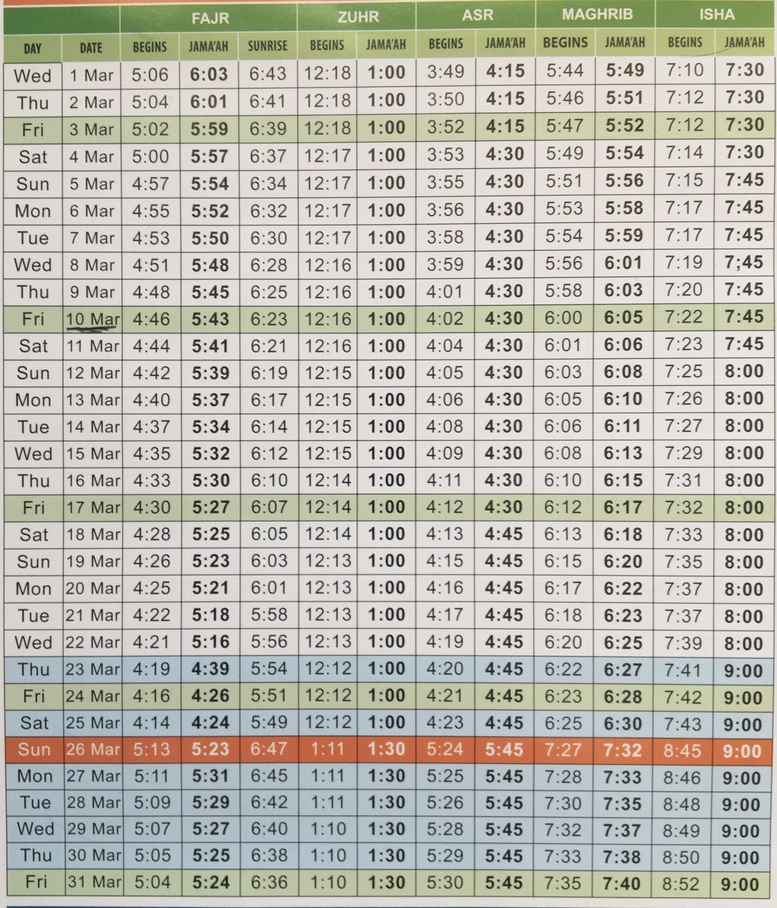
#> input picture timetable_scanner/Redcoat-Mar-23.jpg, 777 x 908 px, shrunk from 2872 x 3359 before the run
$ python method_5.py
#> lines starting #> are read from the running program, lines starting #| are printed output that depends on the picture; after the words box and inside, x2 and y2 are one past the last pixel; in counts of white or black regions, pixels touching at a corner belong together
### timetable_scanner/util.py
import cv2
from PIL import Image, ImageOps
import numpy as np
# [6 lines left out: function openAndReturnImageArray, not called in this run]

def showImgInWindow(pil_img, filename):
    # Convert to numpy array
    # im_arr = np.asarray(pil_img)
    # Display image using OpenCV
    cv2.imshow(filename, pil_img)
    # Closing image
    # cv2.waitKey(0)  # Wait for a key press before checking for user input
    # cv2.destroyAllWindows()  # Close the OpenCV window
    # NEED TO ADD this so it waits for a sec!! and finsihes up closing
    # https://stackoverflow.com/questions/22274789/cv2-imshow-function-is-opening-a-window-that-always-says-not-responding-pyth
    cv2.waitKey(1)

def showImgAndReturnIfMeetsCriteria(pil_img, filename):
    while True:
        cv2.imshow(filename, pil_img)
        print("Does img meet criteria? Press q to quit, r to redo, Enter to move on")
        # Wait for a key press
        key = cv2.waitKey(0)
        # Close the OpenCV window - after input
        if key == 13:  # Enter key
            return True
        elif key == ord('q'):  # 'q' key
            cv2.destroyAllWindows()
            exit()  # Stop the process
        elif key == ord('r'):  # 'r' key
            cv2.destroyAllWindows()
            # Add a small delay to allow the window to close properly
            cv2.waitKey(1)
            return False


def returnGrayscaleImg(img):
    return cv2.cvtColor(img, cv2.COLOR_BGR2GRAY)

# [53 lines left out: functions checkIfUserInputIsANumber, getThresholdFromUserInput, getSkewAngle, rotateImage, not called in this run]

# Deskew image
def deskew(cvImage):
    angle = getSkewAngle(cvImage)
    return rotateImage(cvImage, -1.0 * angle)

### timetable_scanner/method_5.py
# This one will try to draw the horizontal and vertical table lines
# Then use those to identify blocks!

# ISSUE WIth this is if the border lines are too thin and can't be picked up on!!!
import cv2
from PIL import Image, ImageOps
import pytesseract
import numpy as np
from util import showImgInWindow, returnGrayscaleImg, showImgAndReturnIfMeetsCriteria, getThresholdFromUserInput

# Step 1 : First read in file and make grayscale, also grab img shape, copy and store a base_img for later, show img
# img_path = "IMG_4350.JPG"
img_path = "Redcoat-Mar-23.jpg"

im = Image.open(img_path)
#> im is the input picture: PIL image 777x908 RGB; mean R, G, B 188, 186.5, 176.7
im = ImageOps.exif_transpose(im)

# SO can pass display image
im = np.asarray(im)
base_image = im.copy()
im_h, im_w, im_d = im.shape

# showImgInWindow(im, "pre-processed PIL img")
gray_img = returnGrayscaleImg(im)
showImgInWindow(gray_img, "greyscaled Image")

# Step 2: Binarise img - pick a threshold such that table lines can be seen!


ret, thresh_value = cv2.threshold(gray_img, 180, 255, cv2.THRESH_BINARY_INV)
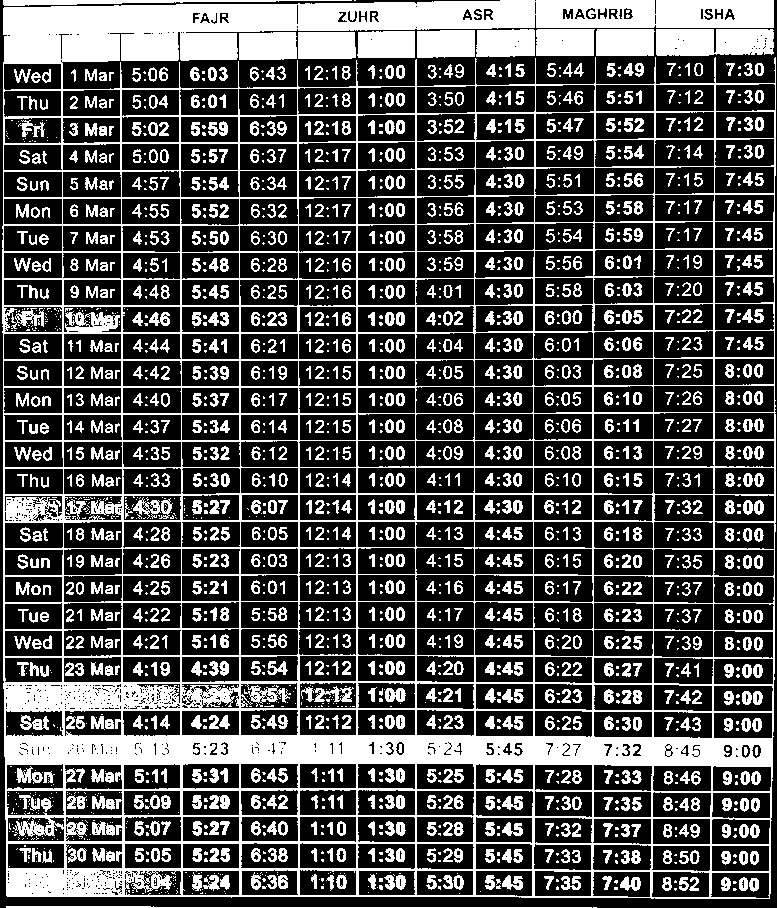
#> thresh_value: shape (908, 777); 31.7% white; 2259 white regions (1073 under 20 px), largest, box (x1, y1, x2, y2) and area: (2, 0, 776, 899) 119114, (656, 29, 774, 56) 3003, (596, 29, 655, 56) 1564
imgMeetsCriteria = showImgInWindow(thresh_value, "Binary Img")


# Step 3: Extract all vertical lines by eroding anything apart from vertical lines


horizontal_kernel = cv2.getStructuringElement(cv2.MORPH_RECT, (np.array(im).shape[1] // 150, 1))
eroded_image = cv2.erode(thresh_value, horizontal_kernel, iterations=1)
#> eroded_image: shape (908, 777); 17.1% white; 2705 white regions (2606 under 20 px), largest, box (x1, y1, x2, y2) and area: (5, 0, 772, 64) 23186, (6, 735, 771, 767) 18632, (5, 681, 772, 713) 5934
showImgInWindow(eroded_image, "Horizontally eroded img")

thick_horizontal_kernal = horizontal_kernel = cv2.getStructuringElement(cv2.MORPH_RECT, (1,10))
horizontal_lines = cv2.dilate(eroded_image, thick_horizontal_kernal, iterations=1)
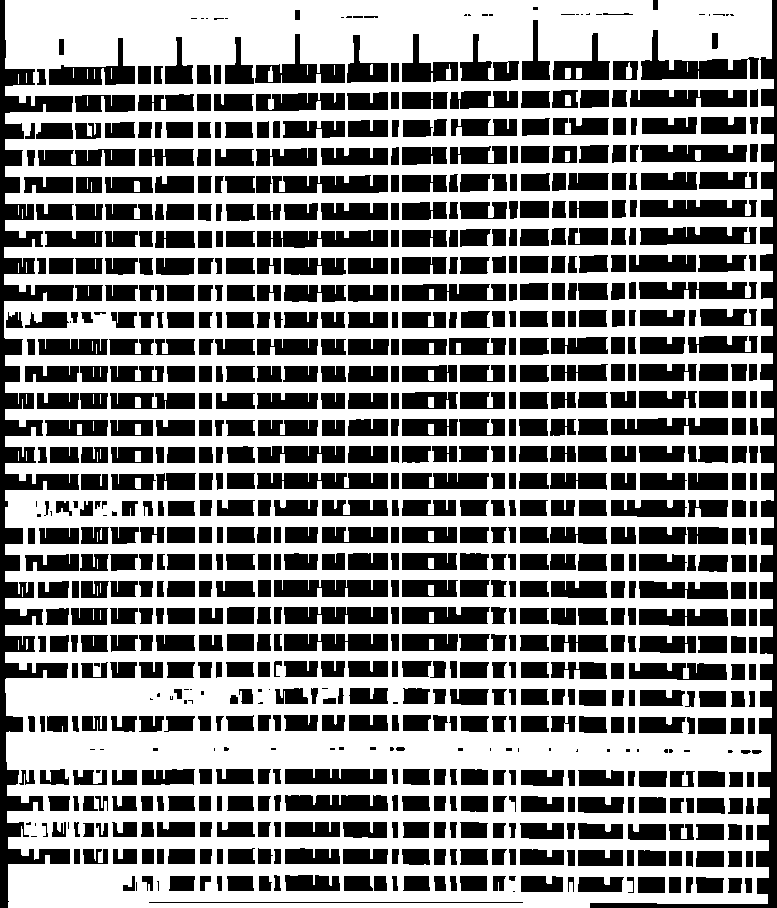
#> horizontal_lines: shape (908, 777); 55.6% white; 808 black regions (71 under 20 px), largest, box (x1, y1, x2, y2) and area: (0, 0, 79, 908) 16998, (590, 0, 777, 908) 11208, (641, 30, 759, 80) 2235
showImgInWindow(horizontal_lines, "Horizontal lines after dilation")

vertical_kernel = cv2.getStructuringElement(cv2.MORPH_RECT, (2, im_w//150))
eroded_image = cv2.erode(thresh_value, vertical_kernel, iterations=1)
#> eroded_image: shape (908, 777); 11% white; 2162 white regions (1975 under 20 px), largest, box (x1, y1, x2, y2) and area: (4, 83, 773, 897) 22884, (4, 6, 297, 62) 12375, (299, 0, 535, 29) 4836
showImgInWindow(eroded_image, "Vertically eroded img")

thick_vertical_kernal = horizontal_kernel = cv2.getStructuringElement(cv2.MORPH_RECT, (10,1))
vertical_lines = cv2.dilate(eroded_image, thick_vertical_kernal, iterations=1)
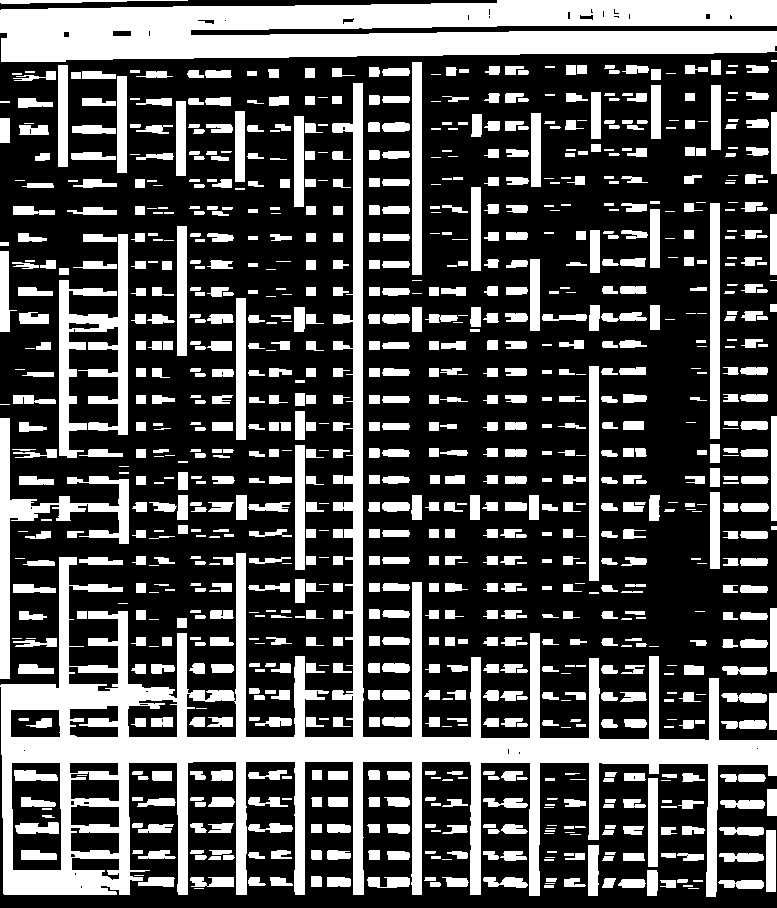
#> vertical_lines: shape (908, 777); 32.4% white; 981 white regions (114 under 20 px), largest, box (x1, y1, x2, y2) and area: (0, 83, 777, 897) 65301, (0, 0, 777, 62) 37676, (59, 234, 128, 458) 6003
showImgInWindow(vertical_lines, "Vertical lines after dilation")


# Combining
kernel = cv2.getStructuringElement(cv2.MORPH_RECT, (2, 2))
vertical_horizontal_lines = cv2.addWeighted(vertical_lines, 0.5, horizontal_lines, 0.5, 0.0)
vertical_horizontal_lines = cv2.erode(~vertical_horizontal_lines, kernel, iterations=3)


thresh, vertical_horizontal_lines = cv2.threshold(vertical_horizontal_lines,150,255, cv2.THRESH_BINARY | cv2.THRESH_OTSU)
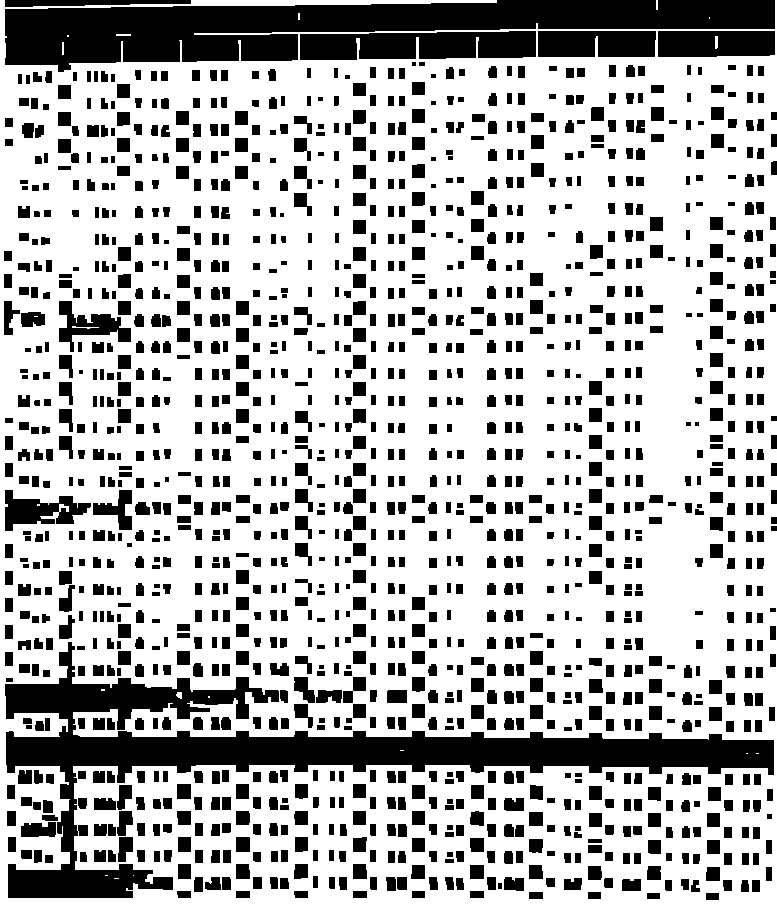
#> vertical_horizontal_lines: shape (908, 777); 71.3% white; 1437 black regions (4 under 20 px), largest, box (x1, y1, x2, y2) and area: (5, 642, 774, 898) 36881, (5, 0, 775, 72) 29283, (300, 31, 536, 60) 5976
#> thresh = 0

# b_image = cv2.bitwise_not(cv2.bitwise_xor(im,thresh))
# showImgInWindow(b_image, "b_image")


showImgInWindow(~vertical_horizontal_lines, "combo")

# [4 lines of commented-out code are left out]

canny = cv2.Canny(vertical_horizontal_lines, 10, 255)
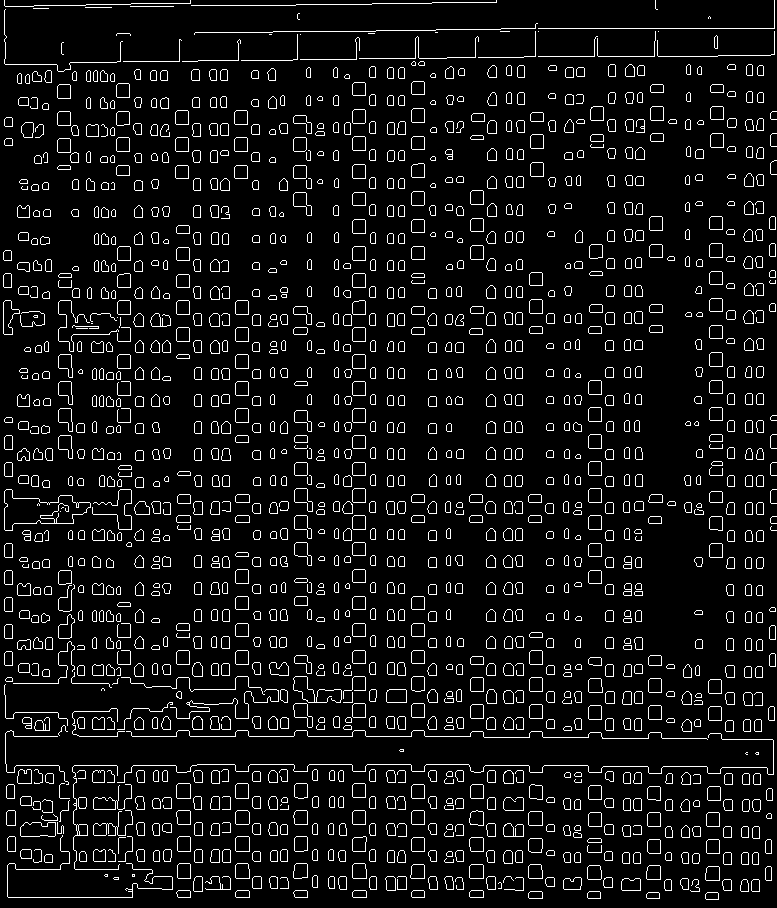
#> canny: shape (908, 777); 7.4% white in thin lines or dots
cv2.imshow('Canny Edges', canny)

# Draw contours
contours, hierarchy = cv2.findContours(vertical_horizontal_lines, cv2.RETR_EXTERNAL, cv2.CHAIN_APPROX_SIMPLE)
#> contours = 7 contours, 6 with area under 20; largest, box (x1, y1, x2, y2) and area: (0, 0, 777, 908) 672144
cordinates = []
for cnt in contours:
    x, y, w, h = cv2.boundingRect(cnt)
    # bounding the images
    if True or w > im_w * 0.7:
        cv2.rectangle(im, (x, y), (x + w, y + h), (0, 0, 255), 3)
        # Only append the ones we want/drew boxes around!!!
        cordinates.append((x, y, w, h))
#> this loop made 7 passes
#> (cnt, x, y, w, h) on passes 1 to 6: ([[62, 42], [62, 54], [63, 54], [63, 42]], 62, 42, 2, 13), ([[67, 35], [67, 36], [68, 36], [68, 35]], 67, 35, 2, 2), ([[116, 34], [116, 35], [130, 35], [130, 34]], 116, 34, 15, 2), ([[709, 17], [709, 18]], 709, 17, 1, 2), ([[298, 13], [298, 19], [299, 19], [299, 13]], 298, 13, 2, 7), ([[656, 0], [656, 9], [657, 9], [657, 0]], 656, 0, 2, 10)
#> after the loop, cordinates = [(62, 42, 2, 13), (67, 35, 2, 2), (116, 34, 15, 2), (709, 17, 1, 2), (298, 13, 2, 7), (656, 0, 2, 10), (0, 0, 777, 908)]
        # cordinates.insert(0, (x, y, w, h))


showImgAndReturnIfMeetsCriteria(im, "Final image with contour")
#> (key q is pressed here)
#> (the program exits here)

$ run again, with timetable_scanner/IMG_4350.JPG copied over timetable_scanner/Redcoat-Mar-23.jpg
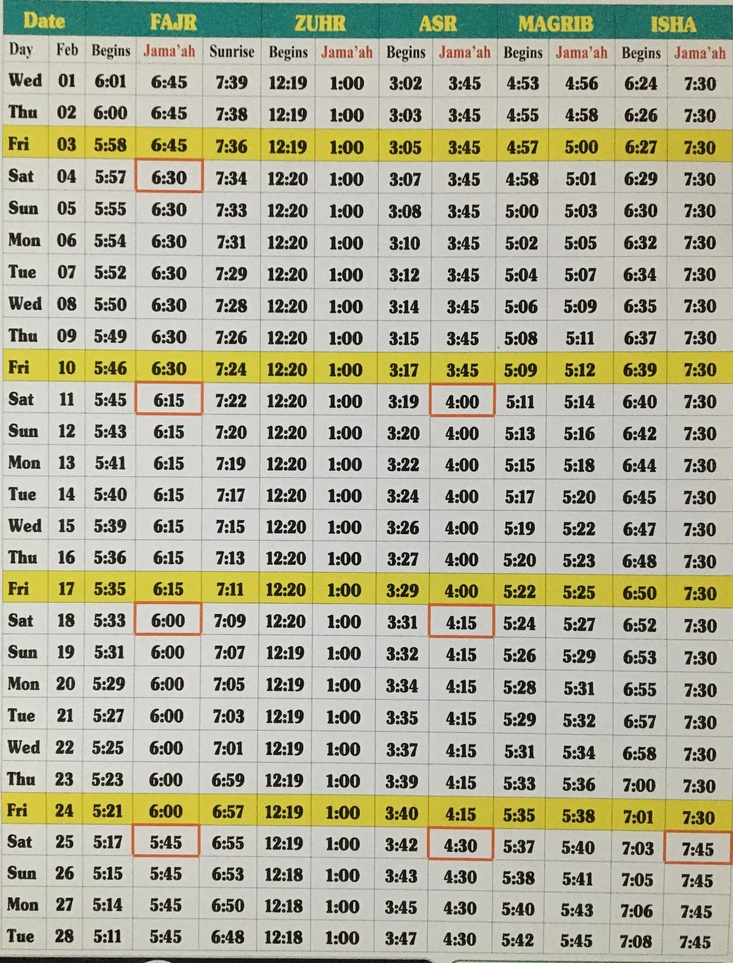
#> input picture timetable_scanner/IMG_4350.JPG, 733 x 963 px, shrunk from 2764 x 3632 before the run
#> im is the input picture: PIL image 733x963 RGB; mean R, G, B 176.1, 175.7, 153.6
#> `ret, thresh_value = cv2.threshold(gray_img, 180, 255, cv2.THRESH_BINAR..`:
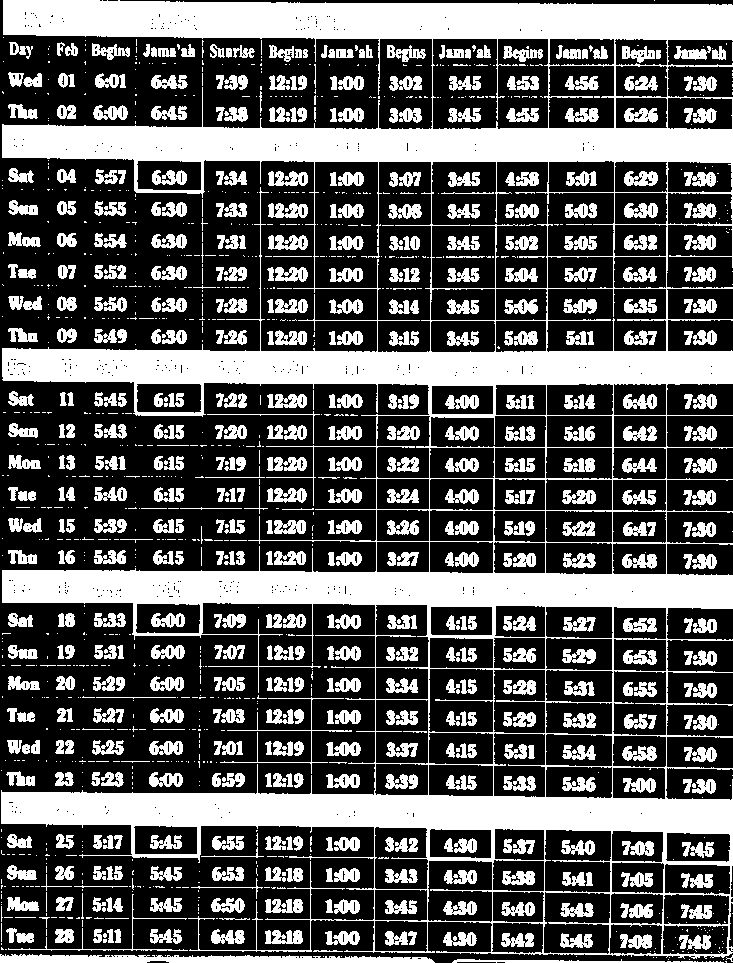
#> thresh_value: shape (963, 733); 36.2% white; 1443 white regions (882 under 20 px), largest, box (x1, y1, x2, y2) and area: (1, 0, 733, 959) 144726, (0, 954, 435, 963) 2954, (452, 959, 724, 963) 605
#> horizontal_lines: shape (963, 733); 57.6% white; 222 black regions (156 under 20 px), largest, box (x1, y1, x2, y2) and area: (0, 0, 733, 963) 268221, (474, 834, 684, 889) 4978, (476, 421, 733, 443) 3831
#> vertical_lines: shape (963, 733); 36.3% white; 420 white regions (27 under 20 px), largest, box (x1, y1, x2, y2) and area: (0, 0, 733, 193) 50995, (0, 572, 733, 639) 24952, (0, 794, 733, 881) 24887
#> thresh = 0
#> `canny = cv2.Canny(vertical_horizontal_lines, 10, 255)`:
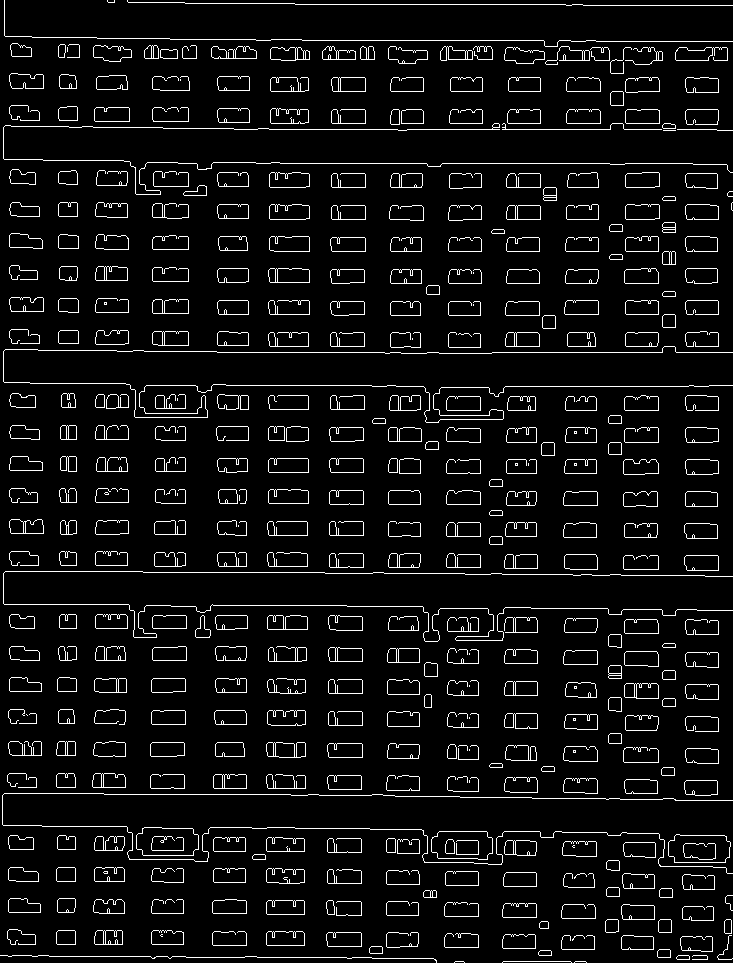
#> canny: shape (963, 733); 6.3% white in thin lines or dots
#> contours = 6 contours, 1 with area under 20; largest, box (x1, y1, x2, y2) and area: (0, 0, 733, 963) 559907, (128, 0, 733, 6) 2344, (137, 828, 199, 856) 1482, (669, 835, 731, 863) 1467, (432, 832, 493, 860) 1449
#> the loop `for cnt in contours:` made 6 passes
#> (x, y, w, h) on passes 1, 2, 3, 4, 6: (669, 835, 62, 28), (432, 832, 61, 28), (137, 828, 62, 28), (128, 0, 605, 6), (0, 0, 733, 963)
#> after the loop `for cnt in contours:`: cordinates = [(669, 835, 62, 28), (432, 832, 61, 28), (137, 828, 62, 28), (128, 0, 605, 6), (108, 0, 7, 3), (0, 0, 733, 963)]
